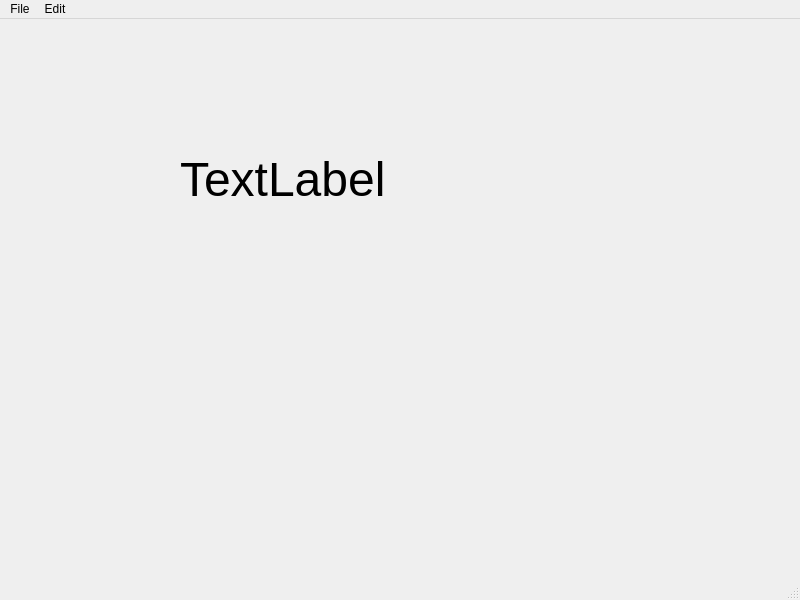
<?xml version="1.0" encoding="UTF-8"?>
<ui version="4.0">
 <class>MainWindow</class>
 <widget class="QMainWindow" name="MainWindow">
  <property name="geometry">
   <rect>
    <x>0</x>
    <y>0</y>
    <width>800</width>
    <height>600</height>
   </rect>
  </property>
  <property name="windowTitle">
   <string>MainWindow</string>
  </property>
  <widget class="QWidget" name="centralwidget">
   <widget class="QLabel" name="label">
    <property name="geometry">
     <rect>
      <x>180</x>
      <y>20</y>
      <width>421</width>
      <height>281</height>
     </rect>
    </property>
    <property name="font">
     <font>
      <pointsize>36</pointsize>
     </font>
    </property>
    <property name="text">
     <string>TextLabel</string>
    </property>
   </widget>
  </widget>
  <widget class="QMenuBar" name="menubar">
   <property name="geometry">
    <rect>
     <x>0</x>
     <y>0</y>
     <width>800</width>
     <height>23</height>
    </rect>
   </property>
   <widget class="QMenu" name="menuFile">
    <property name="title">
     <string>File</string>
    </property>
    <addaction name="actionNew"/>
    <addaction name="actionSave"/>
   </widget>
   <widget class="QMenu" name="menuEdit">
    <property name="title">
     <string>Edit</string>
    </property>
    <addaction name="actionCopy"/>
    <addaction name="actionPaste"/>
   </widget>
   <addaction name="menuFile"/>
   <addaction name="menuEdit"/>
  </widget>
  <widget class="QStatusBar" name="statusbar"/>
  <action name="actionNew">
   <property name="text">
    <string>New</string>
   </property>
   <property name="toolTip">
    <string>Creates new emtpy file</string>
   </property>
   <property name="shortcut">
    <string>Ctrl+N</string>
   </property>
  </action>
  <action name="actionSave">
   <property name="text">
    <string>Save</string>
   </property>
   <property name="statusTip">
    <string>Save the file</string>
   </property>
   <property name="shortcut">
    <string>Ctrl+S</string>
   </property>
  </action>
  <action name="actionCopy">
   <property name="text">
    <string>Copy</string>
   </property>
   <property name="statusTip">
    <string>Copy a file</string>
   </property>
   <property name="shortcut">
    <string>Ctrl+C</string>
   </property>
  </action>
  <action name="actionPaste">
   <property name="text">
    <string>Paste</string>
   </property>
   <property name="statusTip">
    <string>Paste a file</string>
   </property>
   <property name="shortcut">
    <string>Ctrl+V</string>
   </property>
  </action>
 </widget>
 <resources/>
 <connections/>
</ui>
